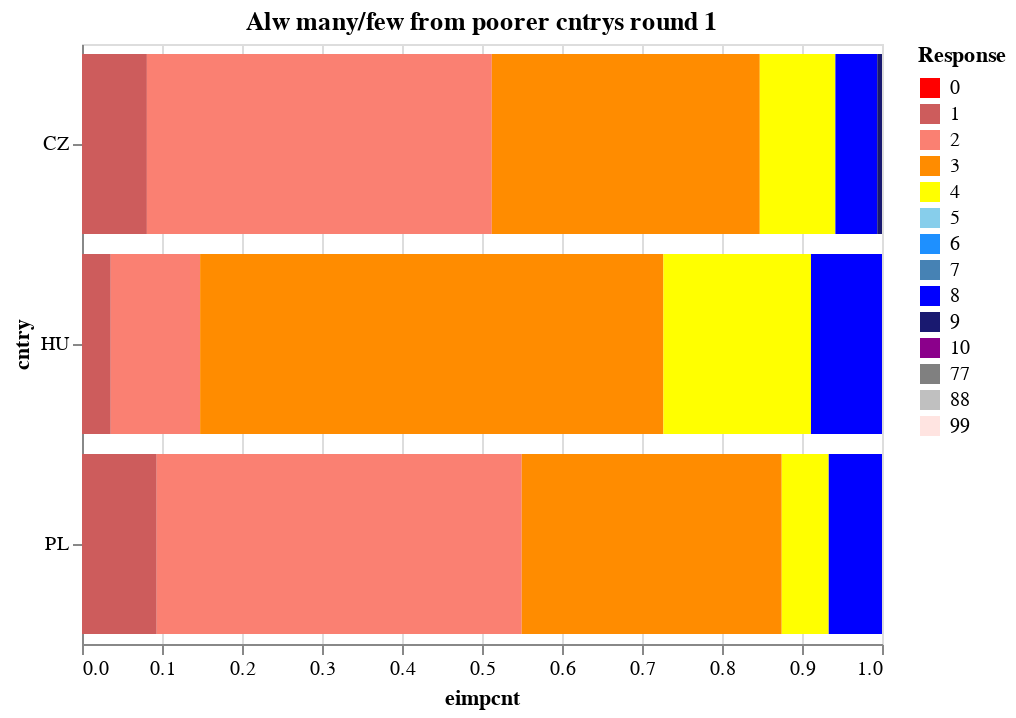

Notebook cell for this chart:
### Code cell
utils.plot_group(imm, VISEGRAD, 1, 'eimpcnt')

### Figure 1 — Vega-Lite specification as saved in the notebook (floating-point values rounded to 4 significant figures)
{"$schema": "https://vega.github.io/schema/vega-lite/v2.6.0.json", "config": {"view": {"height": 300, "width": 400}}, "data": {"name": "data-4b9bf45a5e732a5a0cfc5ff7a6ea617f"}, "datasets": {"data-4b9bf45a5e732a5a0cfc5ff7a6ea617f": [{"cntry": "PL", "eimpcnt": 0.09339, "essrnd": 1, "response": 1}, {"cntry": "PL", "eimpcnt": 0.4563, "essrnd": 1, "response": 2}, {"cntry": "PL", "eimpcnt": 0.325, "essrnd": 1, "response": 3}, {"cntry": "PL", "eimpcnt": 0.05878, "essrnd": 1, "response": 4}, {"cntry": "PL", "eimpcnt": 0.06658, "essrnd": 1, "response": 8}, {"cntry": "HU", "eimpcnt": 0.03593, "essrnd": 1, "response": 1}, {"cntry": "HU", "eimpcnt": 0.1117, "essrnd": 1, "response": 2}, {"cntry": "HU", "eimpcnt": 0.5791, "essrnd": 1, "response": 3}, {"cntry": "HU", "eimpcnt": 0.1845, "essrnd": 1, "response": 4}, {"cntry": "HU", "eimpcnt": 0.08876, "essrnd": 1, "response": 8}, {"cntry": "CZ", "eimpcnt": 0.08111, "essrnd": 1, "response": 1}, {"cntry": "CZ", "eimpcnt": 0.4312, "essrnd": 1, "response": 2}, {"cntry": "CZ", "eimpcnt": 0.335, "essrnd": 1, "response": 3}, {"cntry": "CZ", "eimpcnt": 0.09449, "essrnd": 1, "response": 4}, {"cntry": "CZ", "eimpcnt": 0.05233, "essrnd": 1, "response": 8}, {"cntry": "CZ", "eimpcnt": 0.005934, "essrnd": 1, "response": 9}]}, "encoding": {"color": {"field": "response", "legend": {"title": "Response"}, "scale": {"domain": [0, 1, 2, 3, 4, 5, 6, 7, 8, 9, 10, 77, 88, 99], "range": ["red", "indianred", "salmon", "darkorange", "yellow", "skyblue", "dodgerblue", "steelblue", "blue", "midnightblue", "darkmagenta", "gray", "silver", "mistyrose"]}, "type": "ordinal"}, "order": {"field": "response", "sort": "ascending", "type": "quantitative"}, "x": {"field": "eimpcnt", "scale": {"domain": [0, 1]}, "type": "quantitative"}, "y": {"field": "cntry", "type": "nominal"}}, "mark": "bar", "title": "Alw many/few from poorer cntrys round 1"}
